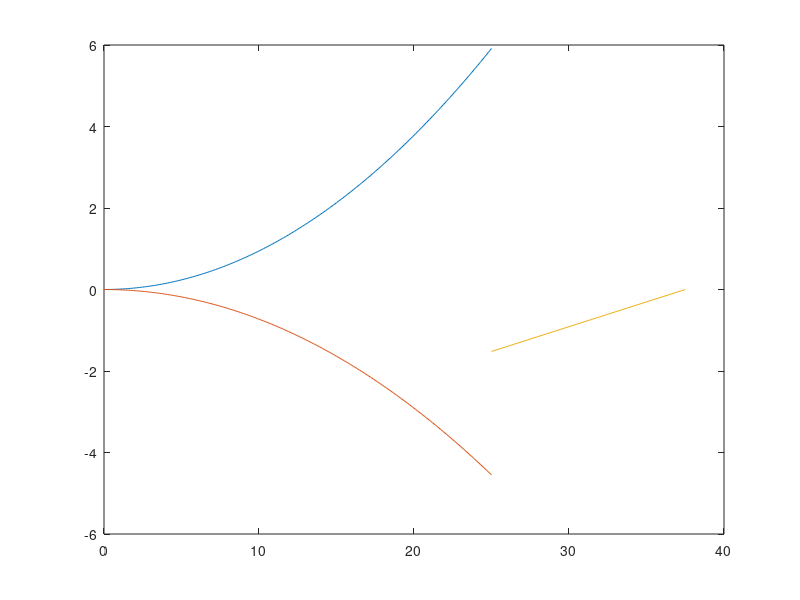

The MATLAB script that drew this image: (Note: this script raises an error after producing the figure.)
%variaveis da aeronave
clmax = 1.3;
clmin = -1;
ws = 84.15; %N/m^s
nmax = 3.8;
nmin = -0.4*nmax;
vcruise = 25;
clalfa = 0.09045455;
cmed = 0.28;
Vb = 66; %V gust max gust
Vc = 50; %V cruise 
Vd = 25; %V dive

%variaveis do ambiente
rho = 1.225;
g = 9.81;

%Cálculos
v = 0:0.1:25;
vdive = 1.5*vcruise;
nclmax = 0.5*rho*clmax*v.^2/ws;
nclmin = 0.5*rho*clmin*v.^2/ws;
VlimAeroelastico = [vcruise vdive];
nlimAeroelastico = [nmin 0];
va = sqrt((2*nmax*ws)/(rho*clmax));

%gusts of wind
miu = 2*ws/(rho*g*cmed*clalfa);
k = 0.88*miu/(5.3 +miu); %subsonico
Vb = k*Vb*0.3048; %V gust max gust
Vc = k*Vc*0.3048; %V cruise 
Vd = k*Vd*0.3048; %V dive
deltanb = rho*Vb*va*clalfa/(2*ws);
deltanc = rho*Vc*vcruise*clalfa/(2*ws);
deltand = rho*Vd*vdive*clalfa/(2*ws);
vnb = [0 va];
nbposi = [1 1+deltanb];
nbneg = [1 1-deltanb];
vnc = [0 vcruise];
ncposi = [1 1+deltanc];
ncneg = [1 1-deltanc];
vnd = [0 vdive];
ndposi = [1 1+deltand];
ndneg = [1 1-deltand];

% Gráficos
plot(v,nclmax,'DisplayName','Positive Stall Limit');
hold on
plot(v,nclmin,'DisplayName','Negative Stall Limit');
plot(VlimAeroelastico,nlimAeroelastico,'DisplayName','Limite Aeroelástico');

linenmax = yline(nmax,'-g','Structural Limit','DisplayName','Positive Structural Limit');
linenmax.LabelHorizontalAlignment = 'left';
linenmin = yline(nmin,'-c','Structural Limit','DisplayName','Negative Structural Limit');
linenmin.LabelHorizontalAlignment = 'left';

linedinamiclimit = xline(vdive,'-m','Dinamic Pressure Limit','DisplayName','Dinamic Pressure Limit');
linedinamiclimit.LabelVerticalAlignment = 'middle';

%gusts of wind
%nb
plot(vnb,nbposi);
plot(vnb,nbneg);

%nc
plot(vnc,ncposi);
plot(vnc,ncneg);

%nd
plot(vnd,ndposi);
plot(vnd,ndneg);

%legend('show','Location','SouthOutside');
xlim([0 vdive+5])
ylim([nmin-0.5 nmax+1])

